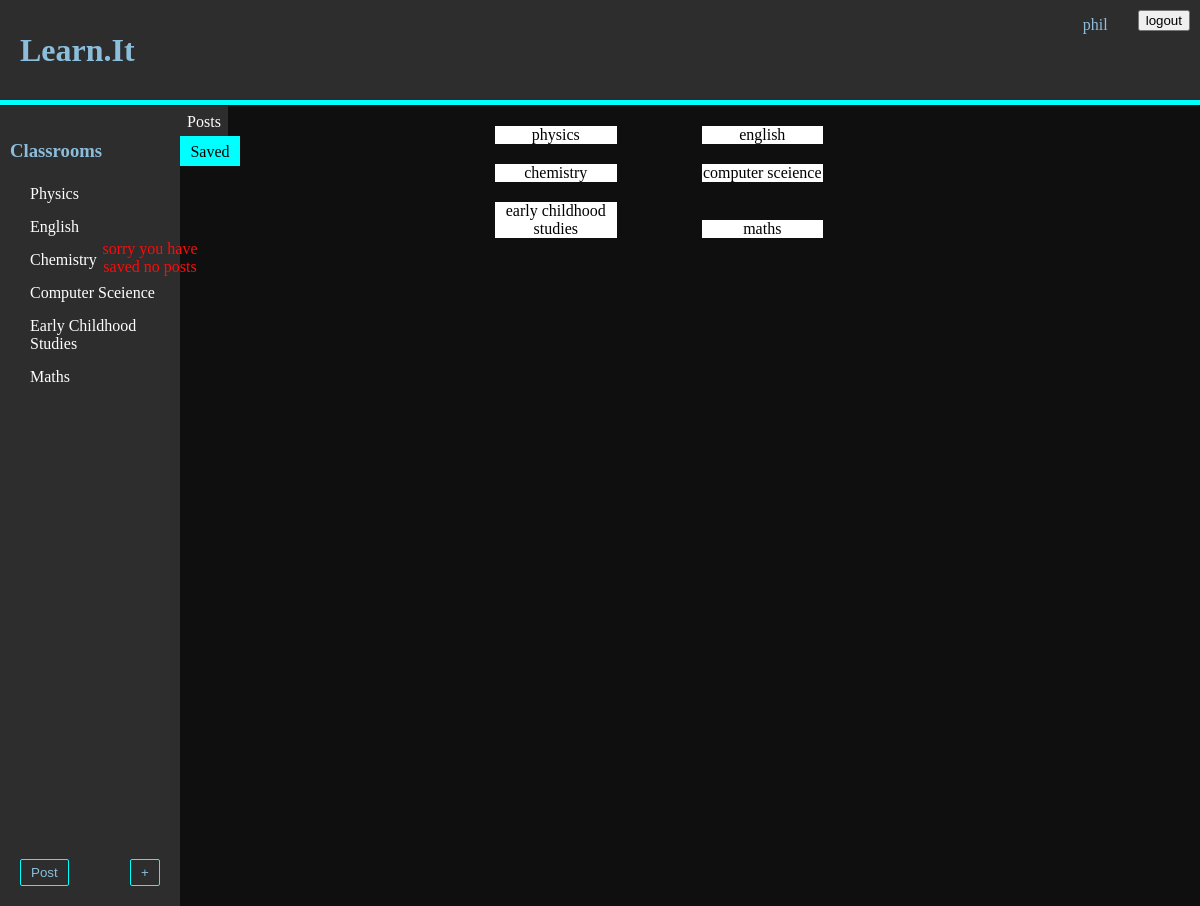
Screenshot of /saved (signed in) with the database file from the repository.
### tables this page shows
CREATE TABLE User (id INTEGER PRIMARY KEY, name STRING, description TEXT, salt TEXT, password STRING);

CREATE TABLE classroom (id INTEGER PRIMARY KEY, name STRING (25), description TEXT (100), ProPic TEXT);

### main.py (the view)
@app.route("/saved")
def saved():
    if session.get("_User") is None:
        return redirect(url_for("main_user"))
    saved = do_query(
        "SELECT pid from saved_post where uid = ?", (session["_User"],), None)
    Classrooms = do_query(
        """select * from classroom where id in
        (select Cid from User_Classroom where Uid = ?)""",
        (session["_User"],), None)
    id = session["_User"]
    name = do_query("select name from User where id = ?", (id,), "fetch")
    classnames = do_query(
        """select name,id from classroom where id in
        (select Cid from User_classroom where Uid = ?) order by id""",
        (session["_User"],), None)
    Posts = do_query(
        """SELECT Post.id, Post.title, Post.content, Post.Text, User.name,
        classroom.id, classroom.name from Post Join
        User on Post.Uid = User.id Join classroom on
        Post.Cid = classroom.id where Post.id in
        (Select Pid from saved_post where Uid = ?) order by -Post.id""",
        (session["_User"],), None)
    return render_template("saved.html", classrooms=classnames, title="saved",
                           stuff=Classrooms, uid=id, user_name=name, page=1,
                           post=Posts, Saved=saved)

### main.py (called while the page is built)
def do_query(query, data, fetch):
    conn = sqlite3.connect("learnit.db")
    cur = conn.cursor()
    cur.execute(query, data)
    if fetch is None:
        result = cur.fetchall()
    else:
        result = cur.fetchone()
    conn.close()
    return result

### templates/saved.html (shortened to what this page needs)
<!DOCTYPE html>
<html lang="en" dir="ltr">
<link rel="stylesheet" href="../static/css/style.css">
  <head>
  </head>
  <body>
    {%include 'header.html'%}
    {%include 'sidebar.html'%}
    {%if uid != 0%}
    <div class="mode-select">
        {%if page == 0%}
      <div class="mode-selected">
        <p class="mode-text-selected">Posts</p>
      </div>
      <a href="/saved">
      <div class="mode">
        <p class="mode-text">Saved</p>
      </div>
      </a>
      {%else%}
      <a href="/">
      <div class="mode">
        <p class="mode-text">Posts</p>
      </div>
      </a>
      <div class="mode-selected">
        <p class="mode-text-selected">Saved</p>
      </div>
      {%endif%}
    </div>
    {%endif%}
<div style="float:right; width:75vw;">
<div class="saved-container">
{%for i in range (stuff|count) %}
{%if i%2 == 0%}
    <div class="saveed-button" onclick="filter('{{stuff[i][1]}}',this)">
      {{stuff[i][1]}}
    </div>
    {%else%}
    <div class="saveed-button-L"onclick="filter('{{stuff[i][1]}}',this)">
      {{stuff[i][1]}}
    </div>
    <br>
  {%endif%}
{%endfor%}
<br><br><br>
</div>
</div>
<br><br><br>
{%if post|count == 0 %}
<div style="margin-left:auto;margin-right:auto;margin-top:10vh;">
  <p class="error">sorry you have saved no posts</p>
</div>
{%endif%}
  </body>
</html>

### templates/header.html (shortened to what this page needs)
<!DOCTYPE html>
<html lang="en" dir="ltr">
<link rel="stylesheet" href="../static/css/style.css">
  <head>
  </head>
  <body>
    <div class="header">
        <h1 class="title"><a href="/" class="Title-link">Learn.it</a>
        </h1>
        {%if login != "1"%}
        <div class="login-box">
          {%if uid == 0%}
          <br>
          <form class="" action="/login" method="post">
            <input class="login-input" type="text" name="UserName" placeholder="User Name">
            <button type="button" name="button"><a href="sign-up">sign up</a> </button>
            <br><br>
            <input class="login-input" type="password" name="Password" placeholder="Password">
            <input type="submit" name="" value="login">
          </form>
          {%else%}
          <form class="logout" action="/logout" method="post">
            <input type="submit" name="" value="logout">
          </form>
              <p class="loggedin-name">{{user_name[0]}}</p>
          {%endif%}
        </div>
        {%endif%}
    </div>
  </body>
</html>

### templates/sidebar.html (shortened to what this page needs)
<!DOCTYPE html>
<html lang="en" dir="ltr">
<link rel="stylesheet" href="../static/css/style.css">
  <head>
  </head>
  <body>
    <div class="sidebar">
      <a href="/c" class="sidebar-Title"><h3 class="sidebar-Title">Classrooms</h3></a>
      {%for i in classrooms%}
        <a href="/c/{{i[1]}}" class="sidebar-Text">{{i[0]}}</a>
      {%endfor%}
    </div>
    {%if uid != 0%}
    <button type="button" class="make-class-link" style="left:20px" >
      <a href="/p">Post</a>
    </button>
    <button type="button" class="make-class-link" >
      <a href="/make_C">+</a>
    </button>
    {%endif%}
  </body>
</html>

### static/css/style.css (style rules this page uses)
div.header { width: 100%; background-color: rgb(45,45,45); height: 100px; padding: 0; color: rgb(140,190,220); border-bottom: solid 5px cyan; margin-bottom: 1px; position: relative; }
body { margin: 0; background-color: rgb(15,15,15) }
a { text-decoration: none; }
.title { margin-top: 0px; margin-left: 20px; text-transform: capitalize; line-height: 100px; text-decoration: none; color:rgb(140,190,220); margin-bottom: 0; float:left; }
.Title-link { text-decoration: none; height:100%; color:rgb(140,190,220); }
.sidebar { height: 100vh; width: 15vw; background-color: rgb(45,45,45); color:rgb(140,190,220); float: left; top: 0px; position:sticky; }
.sidebar-Title { margin-top: 0px; margin-left: 10px; line-height: 30px; color: rgb(140,190,220); text-decoration: none; }
.sidebar-Text { margin-left: 30px; color: white; text-transform: capitalize; display: block; margin-bottom: 15px; }
.login-box { position: absolute; display: inline-block; height: 100%; width: 20%; right: 0; float: right; }
.loggedin-name { float: right; margin-right: 20px; }
.logout { float: right; display: block; margin: 10px }
a { color: inherit; text-decoration: none; }
.make-class-link { left: calc(15vw - 50px); bottom: 20px; position: fixed; display: block; color: rgb(140,190,220); border: 1px solid cyan; background-color: rgb(45,45,45); padding-left: 10px; padding-right: 10px; padding-top: 5px; padding-bottom: 5px; border-radius: 2px; }
.error { color: rgb(255,10,10); display: block; text-align:center; transform: translate(-7.5vw,0); margin-left: auto; margin-right: auto; }
.mode-select { float: left; width: 5vw; height: 100px; position: sticky; top: 0px; }
.mode { width: 80%; height: 30%; background-color: rgb(45,45,45); z-index: 1; text-align: center; color: white; }
.mode-text { text-align: center; padding: 7px; margin: 0; }
.mode-selected { z-index: 1; text-align: center; width: 100%; height: 30%; background-color: cyan; }
.mode-text-selected { color: black; padding: 7px; margin: 0; }
.saved-container { width: 90%; margin-left: auto; margin-right: auto; z-index:-1; }
.saveed-button { user-select: none; width: 15%; text-align: center; height: 100%; margin-top: 20px; background-color: white; margin-right: 10%; display: inline-block; margin-left: 12.5vw; }
.saveed-button-L { user-select: none; width: 15%; text-align: center; height: 100%; margin-top: 20px; background-color: white; display: inline-block; }

### rows the page displays
User: name "phil"
classroom: name "Physics", name "physics"
classroom: name "English", name "english"
classroom: name "Chemistry", name "chemistry"
classroom: name "Computer Sceience", name "computer sceience"
classroom: name "Early Childhood Studies", name "early childhood studies"
classroom: name "Maths", name "maths"
